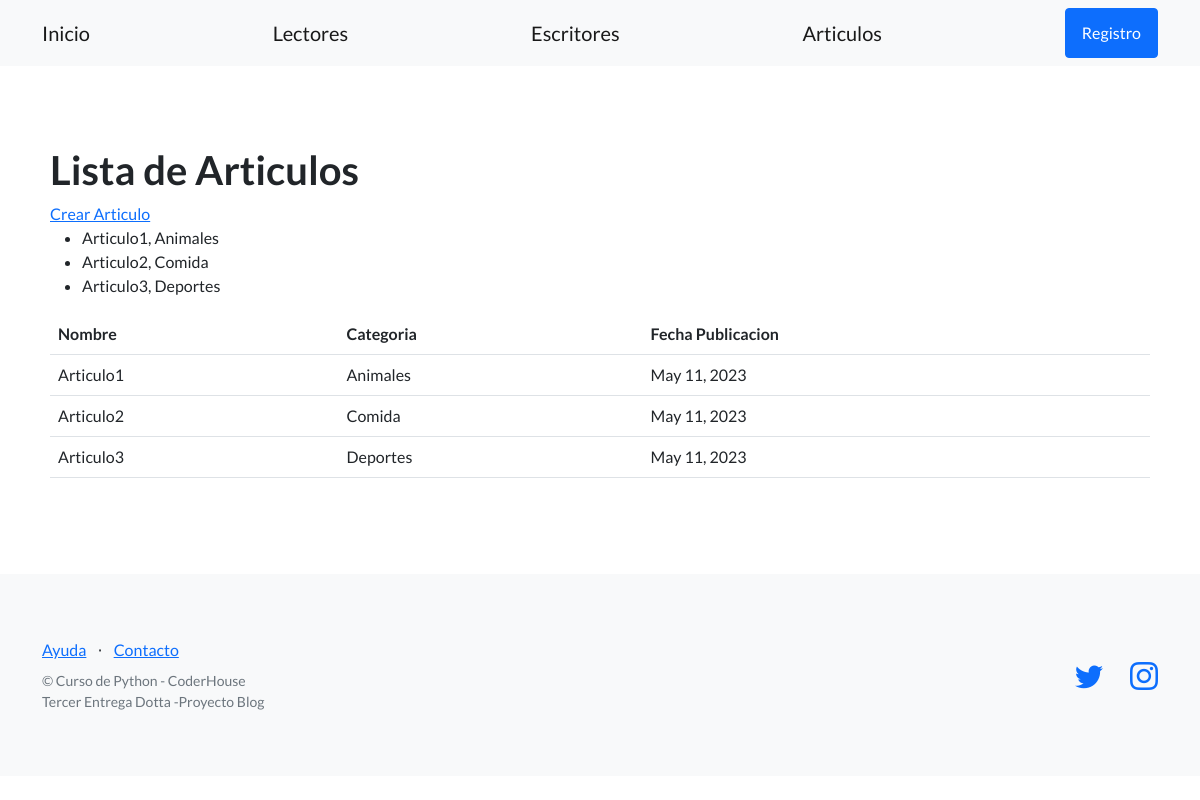
The page /usuarios/articulos/ on the database as committed earlier.
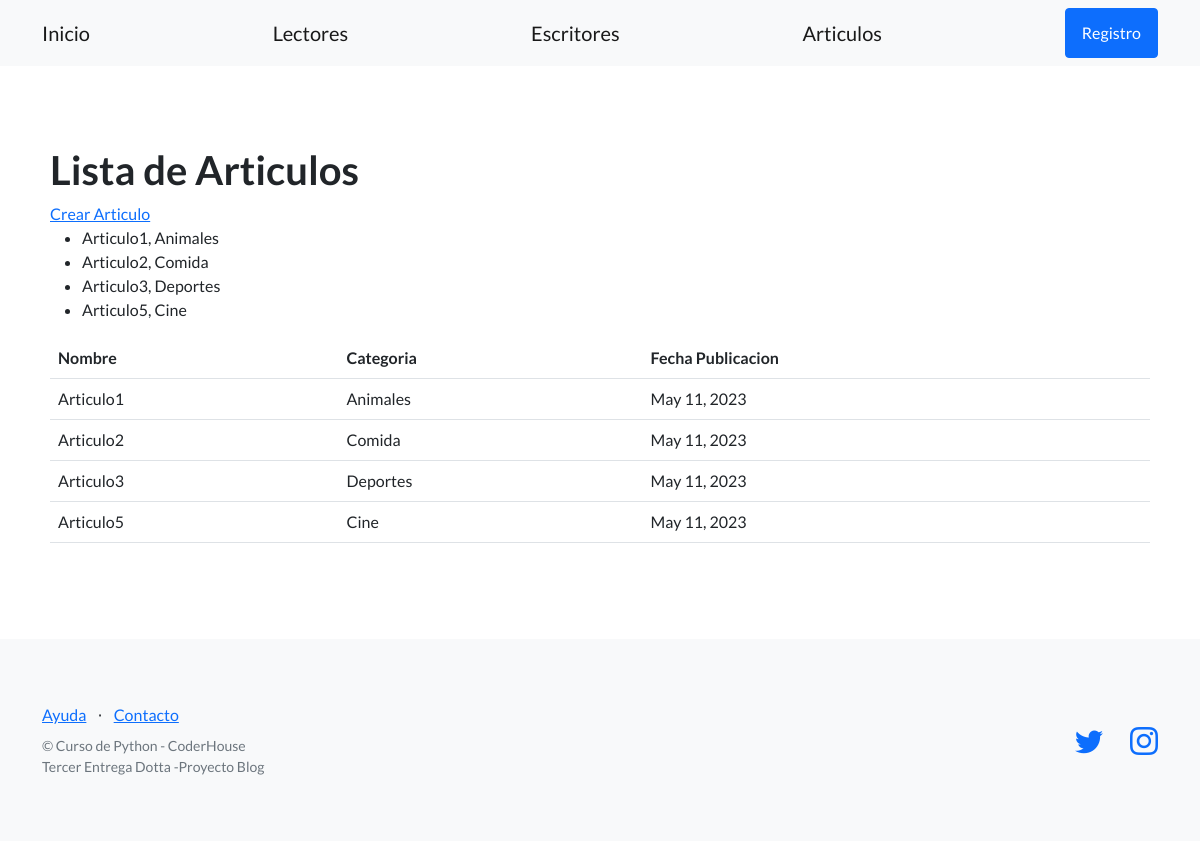
The same page on the database as committed later.
### control_usuarios/models.py (models this page shows, shortened)
class Articulo(models.Model):
    nombre = models.CharField(max_length=256)
    codigo = models.CharField(max_length=20)
    categoria = models.CharField(max_length=256)
    fecha_publicacion = models.DateField(null=True)

### control_usuarios/views.py (the view)
# urls.py: path('articulos/', listar_articulos, name= "listar_articulos"),
def listar_articulos(request):
    contexto = {
        "articulos": Articulo.objects.all()
    }
    http_response = render(
        request=request,
        template_name='control_usuarios/lista_articulos.html',
        context=contexto,
    )
    return http_response

### control_usuarios/templates/control_usuarios/lista_articulos.html (shortened to what this page needs)
{% extends "control_usuarios/base.html" %}
{% block contenido %}
<section>
  <div>
    <h1>Lista de Articulos</h1>
    <a href="{% url 'crear_articulo' %}">Crear Articulo</a>
    <ul>
    {% for articulo in articulos %}
      <li>{{ articulo.nombre }}, {{ articulo.categoria }}</li>
    {% endfor %}
    </ul>
    <table class="table">
      <tbody>
        <tr>
          <th>Nombre</th>
          <th>Categoria</th>
          <th>Fecha Publicacion</th>
        </tr>
        {% for articulo in articulos %}
        <tr>
          <td>{{ articulo.nombre }}</td>
          <td>{{ articulo.categoria }}</td>
          <td>{{ articulo.fecha_publicacion }}</td>
        </tr>
        {% endfor %}
      </tbody>
    </table>
  </div>
</section>
{% endblock contenido %}

Rows that differ between the two databases and show on the page:
added Articulo: nombre "Articulo5", categoria "Cine", fecha_publicacion "May 11, 2023"
